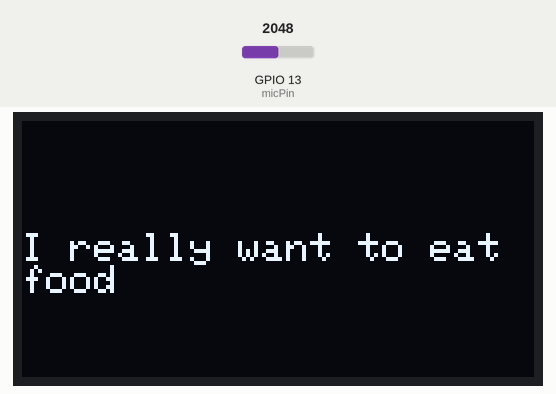
A sketch run on a simulated ESP32. On the bench: 128×64 one-colour display. The inputs (shaded band) are chosen by the test bench; at power-on: GPIO 13 (micPin) = 2048. What the sketch prints to the serial monitor is not drawn.

Above: at 0.1 s.
At 4.1 s:
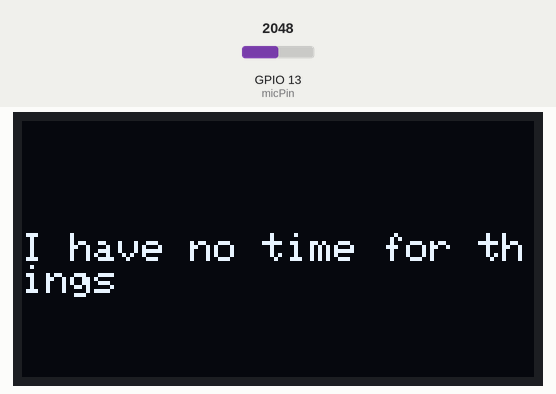
At 8.2 s:
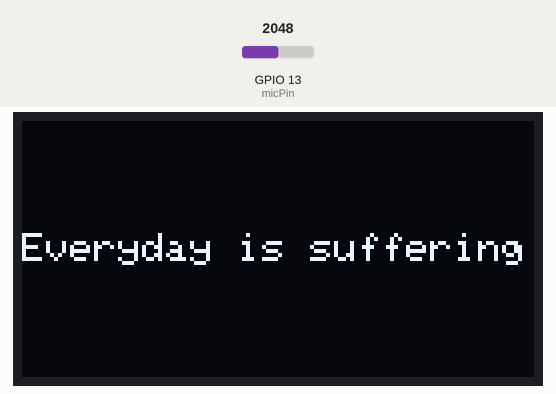
At 12.2 s:
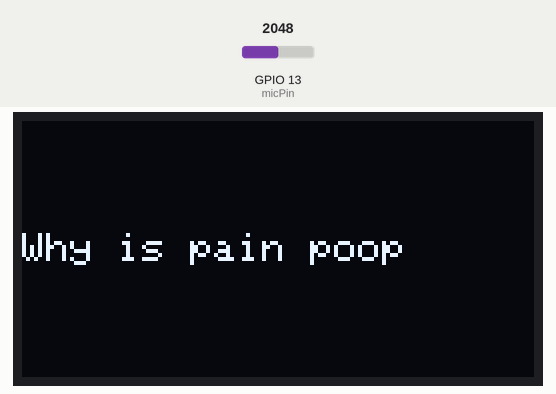

The sketch:

main.ino
```cpp
#include <vector>
#include <Wire.h>
#include <Adafruit_GFX.h>
#include <Adafruit_SSD1306.h>
#include <string>

#define SCREEN_WIDTH 128 // OLED display width, in pixels
#define SCREEN_HEIGHT 64 // OLED display height, in pixels

const int micPin = 13;

// Declaration for an SSD1306 display connected to I2C (SDA, SCL pins)
Adafruit_SSD1306 display(SCREEN_WIDTH, SCREEN_HEIGHT, &Wire, -1);

// function to parse the text data until we reach a period
String parseTextData(String &text) {
  // string to return
  String want = "";
  // loop through the chars in the string
  for(int i=0; i < text.length(); i++) {
    // check if the string is at a punctuation
    if (!(ispunct(text[i]))) {
      // create the sentence we want until we reach a punctuation
      want += text[i];
    }
    // else we at punctuation
    else {
      // delete the sentence + the punctuation
      text.remove(0, i + 1);

      // delete extra space
      if (text.length() != i) {
        text.remove(0, 01);
      }

      return want;
    }
  }

  return want;

}

// function to print the text
void printText(String text) {
  // reset the display to be clear
  display.clearDisplay();

  // set the text color
  display.setTextColor(WHITE);

  // position the display
  display.setCursor(0,28);

  // get rid of text wrapping
  // display.setTextWrap(false);
  // display.wrap_text_to_lines(text, 4);

  // set the text size to be displayed on the screen
  display.setTextSize(1);

  Serial.println(text);
  // print the text out onto the screen
  display.println(text);
  display.display();

  // delay to give time to read about three seconds to read the sentence
  delay(4000);
}

void setup() {
  // put your setup code here, to run once:
  Serial.begin(115200);
  Wire.begin(14, 15);


  if(!display.begin(SSD1306_SWITCHCAPVCC, 0x3C)) { // Address 0x3D for 128x64
    Serial.println(F("SSD1306 allocation failed"));
    for(;;);
  }

  pinMode(micPin, INPUT);
}

void loop() {
  // put your main code here, to run repeatedly:
  const int soundVal = analogRead(micPin);
  Serial.println(soundVal);
  // Serial.write(soundVal);

  // get the string to read from
  // String text = Serial.readString();
  String dataDisplay = "";
  // parse the text
  String text = "I really want to eat food. I have no time for things. Everyday is suffering. Why is pain poop.";
  while (text.length() != 0) {
    dataDisplay = parseTextData(text);
    // Serial.println(dataDisplay);
    printText(dataDisplay);
  }

}
```

Measured:
- by itself, everything shown: repeats every 16.1 s, in 4 steps
- what the display in image 1 shows lasts 4.0 s, from 4.1 s to 8.1 s
